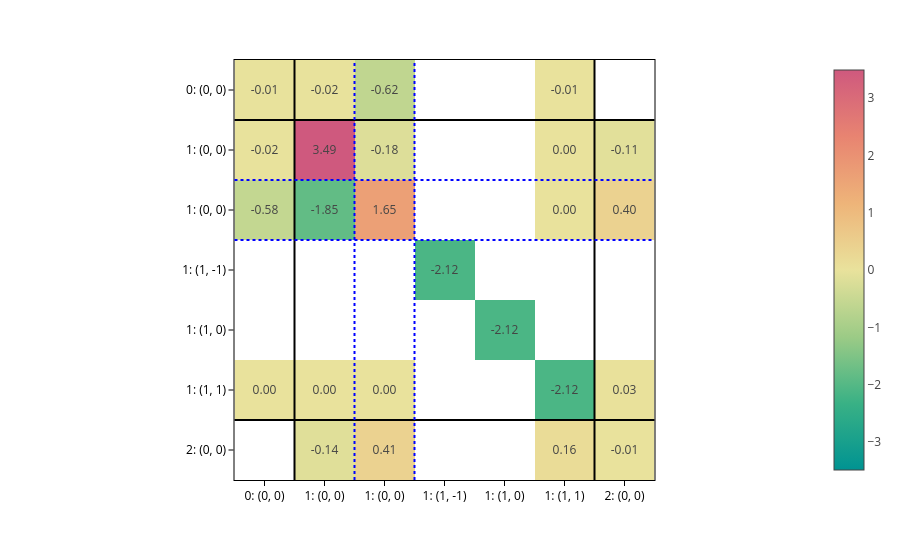

The notebook cell this image was saved under:
### Markdown cell above
And plot the obtained matrices:

### Code cell
matrix = processor.matrix_from_data(
    data,
    predictions={"node_labels": node_labels, "edge_labels": edge_labels},
)

plot_basis_matrix(
    matrix[0]*100,
    config1,
    point_lines={"color": "black"},
    basis_lines={"color": "blue"},
    colorscale="temps",
    text=".2f",
    basis_labels=True,
).show()

### Figure 1 — Plotly figure (JSON) as saved in the notebook; plotly's stock layout.template omitted (floating-point values rounded to 4 significant figures)
{"data": [{"coloraxis": "coloraxis", "hovertemplate": "x: %{x}<br>y: %{y}<br>color: %{z}<extra></extra>", "name": "0", "texttemplate": "%{z:.2f}", "type": "heatmap", "xaxis": "x", "yaxis": "y", "z": [[-0.008562, -0.01566, -0.6161, null, null, -0.005783, null], [-0.02243, 3.489, -0.1777, null, null, 0.000459, -0.107], [-0.5801, -1.849, 1.645, null, null, -0.001417, 0.3963], [null, null, null, -2.12, null, null, null], [null, null, null, null, -2.12, null, null], [-0.002501, -0.001499, -0.001102, null, null, -2.12, 0.03481], [null, -0.1394, 0.4053, null, null, 0.1569, -0.006847]]}], "layout": {"coloraxis": {"cmid": 0, "colorscale": [[0, "rgb(0, 147, 146)"], [0.1667, "rgb(57, 177, 133)"], [0.3333, "rgb(156, 203, 134)"], [0.5, "rgb(233, 226, 156)"], [0.6667, "rgb(238, 180, 121)"], [0.8333, "rgb(232, 132, 113)"], [1, "rgb(207, 89, 126)"]]}, "margin": {"t": 60}, "shapes": [{"line": {"color": "black"}, "type": "line", "x0": 0, "x1": 1, "xref": "x domain", "y0": 0.5, "y1": 0.5, "yref": "y"}, {"line": {"color": "black"}, "type": "line", "x0": 0.5, "x1": 0.5, "xref": "x", "y0": 0, "y1": 1, "yref": "y domain"}, {"line": {"color": "black"}, "type": "line", "x0": 0, "x1": 1, "xref": "x domain", "y0": 5.5, "y1": 5.5, "yref": "y"}, {"line": {"color": "black"}, "type": "line", "x0": 5.5, "x1": 5.5, "xref": "x", "y0": 0, "y1": 1, "yref": "y domain"}, {"line": {"color": "blue", "dash": "dot"}, "type": "line", "x0": 0, "x1": 1, "xref": "x domain", "y0": 1.5, "y1": 1.5, "yref": "y"}, {"line": {"color": "blue", "dash": "dot"}, "type": "line", "x0": 1.5, "x1": 1.5, "xref": "x", "y0": 0, "y1": 1, "yref": "y domain"}, {"line": {"color": "blue", "dash": "dot"}, "type": "line", "x0": 0, "x1": 1, "xref": "x domain", "y0": 2.5, "y1": 2.5, "yref": "y"}, {"line": {"color": "blue", "dash": "dot"}, "type": "line", "x0": 2.5, "x1": 2.5, "xref": "x", "y0": 0, "y1": 1, "yref": "y domain"}], "xaxis": {"anchor": "y", "constrain": "domain", "domain": [0, 1], "scaleanchor": "y", "ticktext": ["0: (0, 0)", "1: (0, 0)", "1: (0, 0)", "1: (1, -1)", "1: (1, 0)", "1: (1, 1)", "2: (0, 0)"], "tickvals": [0, 1, 2, 3, 4, 5, 6]}, "yaxis": {"anchor": "x", "autorange": "reversed", "constrain": "domain", "domain": [0, 1], "ticktext": ["0: (0, 0)", "1: (0, 0)", "1: (0, 0)", "1: (1, -1)", "1: (1, 0)", "1: (1, 1)", "2: (0, 0)"], "tickvals": [0, 1, 2, 3, 4, 5, 6]}}}
